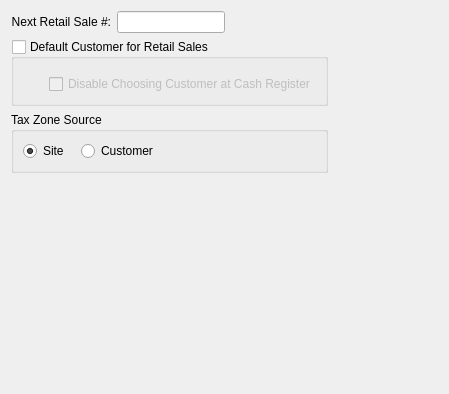
<?xml version="1.0" encoding="UTF-8"?>
<ui version="4.0">
 <class>configureRetail</class>
 <widget class="QWidget" name="configureRetail">
  <property name="geometry">
   <rect>
    <x>0</x>
    <y>0</y>
    <width>449</width>
    <height>394</height>
   </rect>
  </property>
  <property name="windowTitle">
   <string>Form</string>
  </property>
  <layout class="QGridLayout" name="gridLayout_3">
   <item row="0" column="0">
    <layout class="QHBoxLayout" name="horizontalLayout_3">
     <item>
      <layout class="QVBoxLayout" name="verticalLayout_2">
       <item>
        <layout class="QVBoxLayout" name="verticalLayout">
         <item>
          <layout class="QHBoxLayout" name="horizontalLayout">
           <item>
            <widget class="QLabel" name="_retailSaleNumberLit">
             <property name="text">
              <string>Next Retail Sale #:</string>
             </property>
             <property name="alignment">
              <set>Qt::AlignRight|Qt::AlignTrailing|Qt::AlignVCenter</set>
             </property>
            </widget>
           </item>
           <item>
            <widget class="XLineEdit" name="_retailSaleNumber"/>
           </item>
           <item>
            <spacer name="horizontalSpacer_2">
             <property name="orientation">
              <enum>Qt::Horizontal</enum>
             </property>
             <property name="sizeHint" stdset="0">
              <size>
               <width>0</width>
               <height>20</height>
              </size>
             </property>
            </spacer>
           </item>
          </layout>
         </item>
         <item>
          <widget class="QGroupBox" name="_retailCustGroup">
           <property name="title">
            <string>Default Customer for Retail Sales</string>
           </property>
           <property name="checkable">
            <bool>true</bool>
           </property>
           <property name="checked">
            <bool>false</bool>
           </property>
           <layout class="QGridLayout" name="gridLayout">
            <item row="0" column="0" colspan="2">
             <widget class="CustCluster" name="_retailCust">
              <property name="sizePolicy">
               <sizepolicy hsizetype="Maximum" vsizetype="Preferred">
                <horstretch>0</horstretch>
                <verstretch>0</verstretch>
               </sizepolicy>
              </property>
             </widget>
            </item>
            <item row="1" column="0">
             <spacer name="horizontalSpacer_3">
              <property name="orientation">
               <enum>Qt::Horizontal</enum>
              </property>
              <property name="sizeType">
               <enum>QSizePolicy::Fixed</enum>
              </property>
              <property name="sizeHint" stdset="0">
               <size>
                <width>20</width>
                <height>20</height>
               </size>
              </property>
             </spacer>
            </item>
            <item row="1" column="1">
             <widget class="QCheckBox" name="_retailOnlyDefaultCust">
              <property name="text">
               <string>Disable Choosing Customer at Cash Register</string>
              </property>
             </widget>
            </item>
           </layout>
          </widget>
         </item>
         <item>
          <widget class="QGroupBox" name="groupBox">
           <property name="title">
            <string>Tax Zone Source</string>
           </property>
           <layout class="QGridLayout" name="gridLayout_2">
            <item row="0" column="0">
             <layout class="QHBoxLayout" name="horizontalLayout_2">
              <property name="spacing">
               <number>12</number>
              </property>
              <item>
               <widget class="QRadioButton" name="_siteTax">
                <property name="text">
                 <string>Site</string>
                </property>
                <property name="checked">
                 <bool>true</bool>
                </property>
               </widget>
              </item>
              <item>
               <widget class="QRadioButton" name="_custTax">
                <property name="text">
                 <string>Customer</string>
                </property>
               </widget>
              </item>
              <item>
               <spacer name="horizontalSpacer_4">
                <property name="orientation">
                 <enum>Qt::Horizontal</enum>
                </property>
                <property name="sizeHint" stdset="0">
                 <size>
                  <width>40</width>
                  <height>20</height>
                 </size>
                </property>
               </spacer>
              </item>
             </layout>
            </item>
           </layout>
          </widget>
         </item>
        </layout>
       </item>
       <item>
        <spacer name="verticalSpacer">
         <property name="orientation">
          <enum>Qt::Vertical</enum>
         </property>
         <property name="sizeHint" stdset="0">
          <size>
           <width>17</width>
           <height>0</height>
          </size>
         </property>
        </spacer>
       </item>
      </layout>
     </item>
     <item>
      <spacer name="horizontalSpacer">
       <property name="orientation">
        <enum>Qt::Horizontal</enum>
       </property>
       <property name="sizeHint" stdset="0">
        <size>
         <width>0</width>
         <height>20</height>
        </size>
       </property>
      </spacer>
     </item>
    </layout>
   </item>
  </layout>
 </widget>
 <customwidgets>
  <customwidget>
   <class>CustCluster</class>
   <extends>QWidget</extends>
   <header>custcluster.h</header>
  </customwidget>
  <customwidget>
   <class>XLineEdit</class>
   <extends>QLineEdit</extends>
   <header>xlineedit.h</header>
  </customwidget>
 </customwidgets>
 <resources/>
 <connections/>
</ui>
